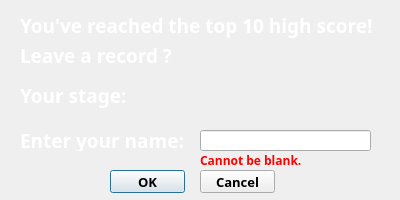
<?xml version="1.0" encoding="UTF-8"?>
<ui version="4.0">
 <class>EnterName</class>
 <widget class="QDialog" name="EnterName">
  <property name="geometry">
   <rect>
    <x>0</x>
    <y>0</y>
    <width>400</width>
    <height>200</height>
   </rect>
  </property>
  <property name="windowTitle">
   <string>High Score!!!</string>
  </property>
  <property name="windowIcon">
   <iconset resource="Source.qrc">
    <normaloff>:/Source/0_f.bmp</normaloff>:/Source/0_f.bmp</iconset>
  </property>
  <widget class="QLabel" name="label_2">
   <property name="geometry">
    <rect>
     <x>0</x>
     <y>0</y>
     <width>400</width>
     <height>200</height>
    </rect>
   </property>
   <property name="maximumSize">
    <size>
     <width>400</width>
     <height>200</height>
    </size>
   </property>
   <property name="text">
    <string/>
   </property>
   <property name="pixmap">
    <pixmap resource="Source.qrc">:/Source/bg.PNG</pixmap>
   </property>
   <property name="scaledContents">
    <bool>true</bool>
   </property>
  </widget>
  <widget class="QLabel" name="label">
   <property name="geometry">
    <rect>
     <x>20</x>
     <y>10</y>
     <width>361</width>
     <height>31</height>
    </rect>
   </property>
   <property name="font">
    <font>
     <family>Tempus Sans ITC</family>
     <pointsize>14</pointsize>
     <weight>75</weight>
     <bold>true</bold>
    </font>
   </property>
   <property name="styleSheet">
    <string notr="true">color: rgb(255, 255, 255);</string>
   </property>
   <property name="text">
    <string>You've reached the top 10 high score!</string>
   </property>
  </widget>
  <widget class="QLabel" name="Text_Stage">
   <property name="geometry">
    <rect>
     <x>20</x>
     <y>80</y>
     <width>331</width>
     <height>31</height>
    </rect>
   </property>
   <property name="font">
    <font>
     <family>Tempus Sans ITC</family>
     <pointsize>14</pointsize>
     <weight>75</weight>
     <bold>true</bold>
    </font>
   </property>
   <property name="styleSheet">
    <string notr="true">color: rgb(255, 255, 255);</string>
   </property>
   <property name="text">
    <string>Your stage:</string>
   </property>
  </widget>
  <widget class="QLabel" name="label_4">
   <property name="geometry">
    <rect>
     <x>20</x>
     <y>130</y>
     <width>171</width>
     <height>21</height>
    </rect>
   </property>
   <property name="font">
    <font>
     <family>Tempus Sans ITC</family>
     <pointsize>14</pointsize>
     <weight>75</weight>
     <bold>true</bold>
    </font>
   </property>
   <property name="styleSheet">
    <string notr="true">color: rgb(255, 255, 255);</string>
   </property>
   <property name="text">
    <string>Enter your name:</string>
   </property>
  </widget>
  <widget class="QLineEdit" name="NameBox">
   <property name="geometry">
    <rect>
     <x>200</x>
     <y>130</y>
     <width>171</width>
     <height>21</height>
    </rect>
   </property>
  </widget>
  <widget class="QLabel" name="label_5">
   <property name="geometry">
    <rect>
     <x>20</x>
     <y>40</y>
     <width>151</width>
     <height>31</height>
    </rect>
   </property>
   <property name="font">
    <font>
     <family>Tempus Sans ITC</family>
     <pointsize>14</pointsize>
     <weight>75</weight>
     <bold>true</bold>
    </font>
   </property>
   <property name="styleSheet">
    <string notr="true">color: rgb(255, 255, 255);</string>
   </property>
   <property name="text">
    <string>Leave a record ?</string>
   </property>
  </widget>
  <widget class="QLabel" name="pic_s">
   <property name="geometry">
    <rect>
     <x>310</x>
     <y>30</y>
     <width>60</width>
     <height>60</height>
    </rect>
   </property>
   <property name="text">
    <string/>
   </property>
  </widget>
  <widget class="QLabel" name="warning">
   <property name="geometry">
    <rect>
     <x>200</x>
     <y>150</y>
     <width>171</width>
     <height>21</height>
    </rect>
   </property>
   <property name="font">
    <font>
     <family>Tempus Sans ITC</family>
     <pointsize>9</pointsize>
     <weight>75</weight>
     <bold>true</bold>
    </font>
   </property>
   <property name="styleSheet">
    <string notr="true">color: rgb(255, 0, 0);</string>
   </property>
   <property name="text">
    <string>Cannot be blank.</string>
   </property>
  </widget>
  <widget class="QPushButton" name="pushButton_OK">
   <property name="geometry">
    <rect>
     <x>110</x>
     <y>170</y>
     <width>75</width>
     <height>23</height>
    </rect>
   </property>
   <property name="font">
    <font>
     <family>Tempus Sans ITC</family>
     <pointsize>10</pointsize>
     <weight>75</weight>
     <bold>true</bold>
    </font>
   </property>
   <property name="text">
    <string>OK</string>
   </property>
  </widget>
  <widget class="QPushButton" name="pushButton_Cancel">
   <property name="geometry">
    <rect>
     <x>200</x>
     <y>170</y>
     <width>75</width>
     <height>23</height>
    </rect>
   </property>
   <property name="font">
    <font>
     <family>Tempus Sans ITC</family>
     <pointsize>10</pointsize>
     <weight>75</weight>
     <bold>true</bold>
    </font>
   </property>
   <property name="text">
    <string>Cancel</string>
   </property>
  </widget>
 </widget>
 <resources>
  <include location="Source.qrc"/>
 </resources>
 <connections/>
</ui>
